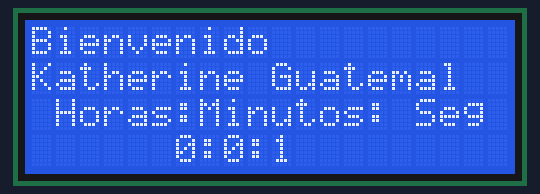
The sketch below on a simulated Arduino Uno, built with avr-gcc and run on an emulated ATmega328P. On the bench: 20×4 character LCD.

Above: at 1.1 s.
At 4.1 s:
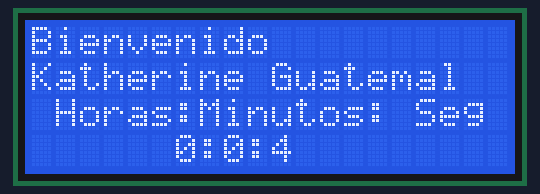
At 9.1 s:
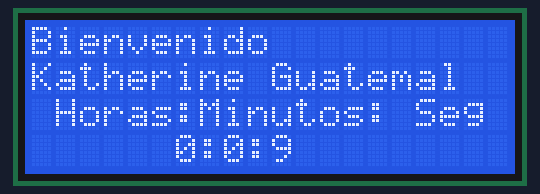
At 15.1 s:
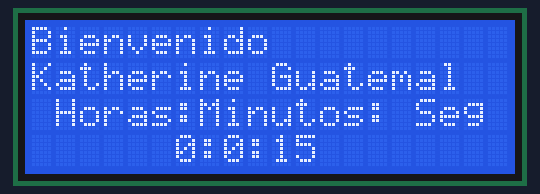
At 20.1 s:
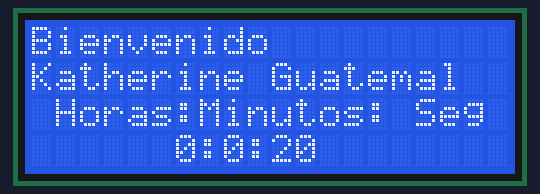
At 38.1 s:
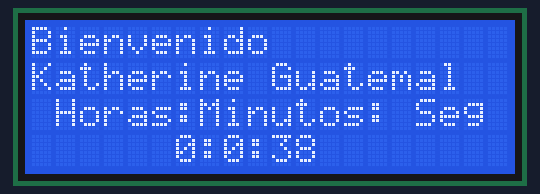

Measured:
- what the display in image 1 shows lasts 1.0 s, from 4.1 s to 5.1 s

The sketch:

Guatemal_Katherinem_DEBER_4.3_SE.ino
```cpp
/*
 * CAPITULO V: PERIFERICOS ESPECIALES
 * CODE 17: USO DE TIMER 2
 * OBJETIVO: Reloj con Timer 2
 * NOMBRE: Katherine Guatemal
 *
 * FUNCIONES:  MsTimer2::set(1000,flash);//1s periodo
 *             MsTimer2::start();
 *             MsTimer2::stop();
 *
*/

#include <MsTimer2.h>                //libreria Timer 2
#include <LiquidCrystal.h>            //libreria lcd

LiquidCrystal lcd(13,12,11,10,9,8);  //objeto libreria lcd
int segundos=0;                      //variable de segundos
int minutos=0;                       //variable de minutos
int horas=0;                         //variable de horas
int u=0;

void setup() {
  lcd.begin(20,4);
  MsTimer2::set(1000,reloj);
  MsTimer2::start();
}

void loop() {
 Serial.println("PROGRAMA PRINCIPAL");//Simulacion del programa principal
 delay(300);
}
void reloj(){
  if(segundos<60){                    //Condición de segundos
    segundos++;                       //incrementar variable
  }else{
   segundos=0;
   if(minutos<60){                    //Condición de minutos
     minutos++;                       //incrementar variable
   }else{
     minutos=0;
      if(horas<24){                   //Condición de Horas
        horas++;                      //incrementar variable
      }else{
        horas=0;
      }
   }
  }
  lcd.clear();
  lcd.setCursor(0,0);
  lcd.println("Bienvenido");
  lcd.setCursor(0,1);
  lcd.println("Katherine Guatemal");
  lcd.setCursor(1,2);
  lcd.print("Horas:Minutos: Seg");
  lcd.setCursor(6,3);
  lcd.print(String(horas)+String(":")+String(minutos)+String(":")+String(segundos));
}
```
